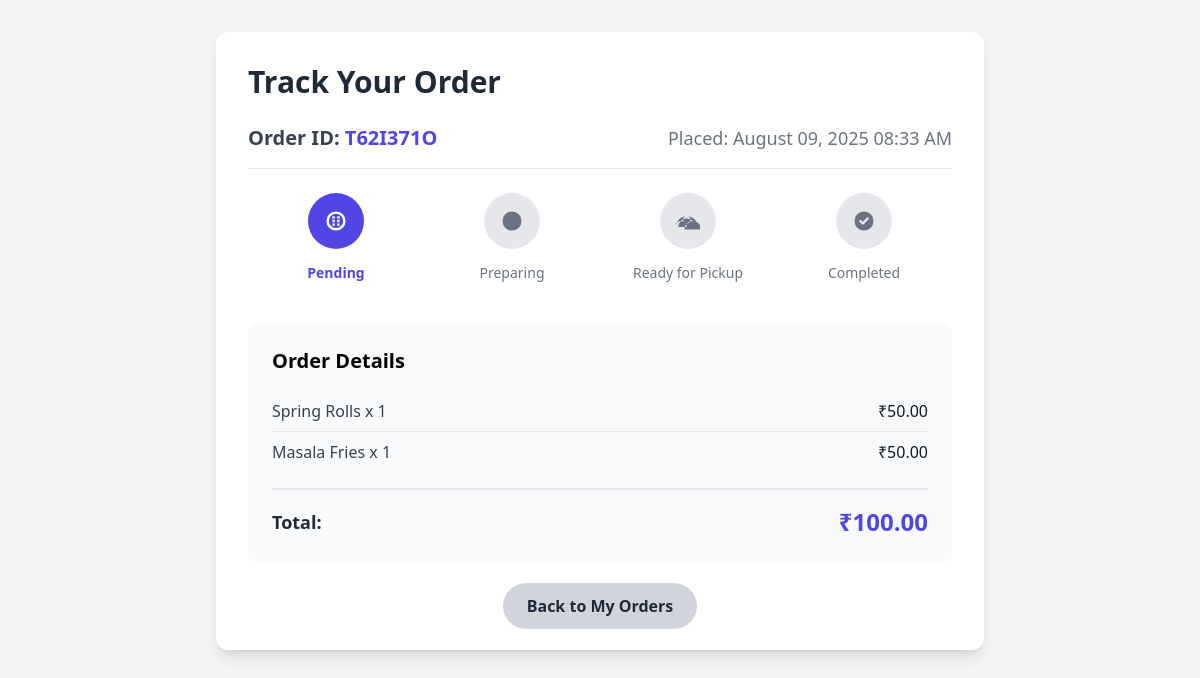
The app's page /student/order-tracking/6/ (signed in) with its own data.
### canteen_app/models.py (models this page shows, shortened)
class Order(models.Model):
    STATUS_CHOICES = (
        ('pending', 'Pending'),
        ('preparing', 'Preparing'),
        ('ready', 'Ready for Pickup'),
        ('completed', 'Completed'),
        ('cancelled', 'Cancelled'),
    )
    user = models.ForeignKey(User, on_delete=models.CASCADE, related_name='orders')
    order_number = models.CharField(max_length=20, unique=True)
    total_amount = models.DecimalField(max_digits=8, decimal_places=2)
    status = models.CharField(max_length=20, choices=STATUS_CHOICES, default='pending')
    created_at = models.DateTimeField(auto_now_add=True)
    updated_at = models.DateTimeField(auto_now=True)
    pickup_time = models.DateTimeField(null=True, blank=True)

class OrderItem(models.Model):
    order = models.ForeignKey(Order, on_delete=models.CASCADE, related_name='items')
    menu_item = models.ForeignKey(MenuItem, on_delete=models.CASCADE)
    quantity = models.PositiveIntegerField(default=1)
    unit_price = models.DecimalField(max_digits=6, decimal_places=2)

class MenuItem(models.Model):
    CATEGORY_CHOICES = (
        ('snacks', 'Snacks'),
        ('meals', 'Meals'),
        ('beverages', 'Beverages'),
        ('specials', 'Specials'),
    )
    name = models.CharField(max_length=100)
    description = models.TextField()
    category = models.CharField(max_length=20, choices=CATEGORY_CHOICES)
    price = models.DecimalField(max_digits=6, decimal_places=2)
    image = models.ImageField(upload_to='menu_items/', null=True, blank=True)
    is_available = models.BooleanField(default=True)

### canteen_app/views.py (the view)
# urls.py: path('student/order-tracking/<int:order_id>/', views.order_tracking, name='order_tracking'),
@login_required
@user_passes_test(is_student)
def order_tracking(request, order_id):
    order = get_object_or_404(Order.objects.prefetch_related('items__menu_item'), pk=order_id, user=request.user)
    return render(request, 'canteen_app/order_tracking.html', {'order': order})

### canteen_app/views.py (called while the page is built)
def is_student(user):
    return user.is_authenticated and user.role == 'student'

### canteen_app/templates/canteen_app/order_tracking.html (shortened to what this page needs)
{% extends 'canteen_app/base.html' %}  {% block content %}
<div class="min-h-screen bg-gray-100 p-8">
  <div class="max-w-3xl mx-auto bg-white rounded-xl shadow-lg p-8">
    <h2 class="text-3xl font-bold text-gray-800 mb-6">Track Your Order</h2>
    <div class="flex justify-between items-center border-b pb-4 mb-6">
      <h3 class="text-xl font-semibold text-gray-700">
        Order ID: <span class="text-indigo-600">{{ order.order_number }}</span>
      </h3>
      <span class="text-lg font-medium text-gray-500"
        >Placed: {{ order.created_at|date:"F d, Y h:i A" }}</span
      >
    </div>
    <div class="relative mb-8">
      <div class="flex justify-between items-center mb-4">
        <div class="flex-1 text-center">
          <span
            class="inline-block p-4 rounded-full {% if order.status == 'pending' %}bg-indigo-600 text-white{% else %}bg-gray-200 text-gray-500{% endif %}"
          >
            <svg class="w-6 h-6" fill="currentColor" viewBox="0 0 20 20">
              <path
                d="M10 2a8 8 0 100 16A8 8 0 0010 2zm0 14a6 6 0 110-12 6 6 0 010 12zM9 9H7v2h2v-2zm0 3H7v2h2v-2zm0-6H7v2h2V6zM13 9h-2v2h2v-2zm0 3h-2v2h2v-2zm0-6h-2v2h2V6z"
              ></path>
            </svg>
          </span>
          <p
            class="mt-2 text-sm {% if order.status == 'pending' %}font-bold text-indigo-600{% else %}text-gray-500{% endif %}"
          >
            Pending
          </p>
        </div>
        <div class="flex-1 text-center">
          <span
            class="inline-block p-4 rounded-full {% if order.status == 'preparing' %}bg-indigo-600 text-white{% else %}bg-gray-200 text-gray-500{% endif %}"
          >
            <svg class="w-6 h-6" fill="currentColor" viewBox="0 0 20 20">
              <path
                d="M10 18a8 8 0 100-16 8 8 0 000 16zm1-11a1 1 0 10-2 0v4a1 1 0 001 1h2a1 1 0 100-2h-1V7z"
              ></path>
            </svg>
          </span>
          <p
            class="mt-2 text-sm {% if order.status == 'preparing' %}font-bold text-indigo-600{% else %}text-gray-500{% endif %}"
          >
            Preparing
          </p>
        </div>
        <div class="flex-1 text-center">
          <span
            class="inline-block p-4 rounded-full {% if order.status == 'ready' %}bg-indigo-600 text-white{% else %}bg-gray-200 text-gray-500{% endif %}"
          >
            <svg class="w-6 h-6" fill="currentColor" viewBox="0 0 20 20">
              <path
                d="M9 12a3 3 0 100-6 3 3 0 000 6zm-2 5a7 7 0 1114 0H7zm2-2a5 5 0 00-10 0H0a9 9 0 0118 0h-2a7 7 0 00-14 0z"
              ></path>
            </svg>
          </span>
          <p
            class="mt-2 text-sm {% if order.status == 'ready' %}font-bold text-indigo-600{% else %}text-gray-500{% endif %}"
          >
            Ready for Pickup
          </p>
        </div>
        <div class="flex-1 text-center">
          <span
            class="inline-block p-4 rounded-full {% if order.status == 'completed' %}bg-green-600 text-white{% else %}bg-gray-200 text-gray-500{% endif %}"
          >
            <svg class="w-6 h-6" fill="currentColor" viewBox="0 0 20 20">
              <path
                fill-rule="evenodd"
                d="M10 18a8 8 0 100-16 8 8 0 000 16zm3.707-9.293a1 1 0 00-1.414-1.414L9 10.586 7.707 9.293a1 1 0 00-1.414 1.414l2 2a1 1 0 001.414 0l4-4z"
                clip-rule="evenodd"
              ></path>
            </svg>
          </span>
          <p
            class="mt-2 text-sm {% if order.status == 'completed' %}font-bold text-green-600{% else %}text-gray-500{% endif %}"
          >
            Completed
          </p>
        </div>
      </div>
      <div class="absolute inset-x-0 top-1/4 h-1 bg-gray-200 -z-10">
      </div>
    </div>
    <div class="mt-10 p-6 bg-gray-50 rounded-lg">
      <h4 class="text-xl font-bold mb-4">Order Details</h4>
      <ul class="divide-y divide-gray-200">
        {% for item in order.items.all %}
        <li class="flex justify-between py-2">
          <span class="text-gray-700"
            >{{ item.menu_item.name }} x {{ item.quantity }}</span
          >
          <span class="font-medium text-gray-900"
            >₹{{ item.unit_price|floatformat:2 }}</span
          >
        </li>
        {% endfor %}
      </ul>
      <div
        class="flex justify-between items-center pt-4 border-t-2 border-gray-200 mt-4"
      >
        <span class="text-lg font-bold text-gray-800">Total:</span>
        <span class="text-2xl font-bold text-indigo-600"
          >₹{{ order.total_amount|floatformat:2 }}</span
        >
      </div>
    </div>
    <div class="mt-8 text-center">
      <a
        href="{% url 'student_orders' %}"
        class="px-6 py-3 bg-gray-300 text-gray-800 rounded-full font-semibold hover:bg-gray-400 transition"
        >Back to My Orders</a
      >
    </div>
  </div>
</div>
{% endblock %}

### canteen_app/templates/canteen_app/base.html (style rules this page uses)
body { font-family: ui-sans-serif, system-ui, -apple-system, BlinkMacSystemFont, "Segoe UI", Roboto, "Helvetica Neue", Arial, "Noto Sans", sans-serif; }

### records on screen
Order: order_number "T62I371O", created_at "August 09, 2025 08:33 AM", total_amount "100.00"
OrderItem: menu_item.name "Spring Rolls", quantity "1", unit_price "50.00"
OrderItem: menu_item.name "Masala Fries", quantity "1", unit_price "50.00"
